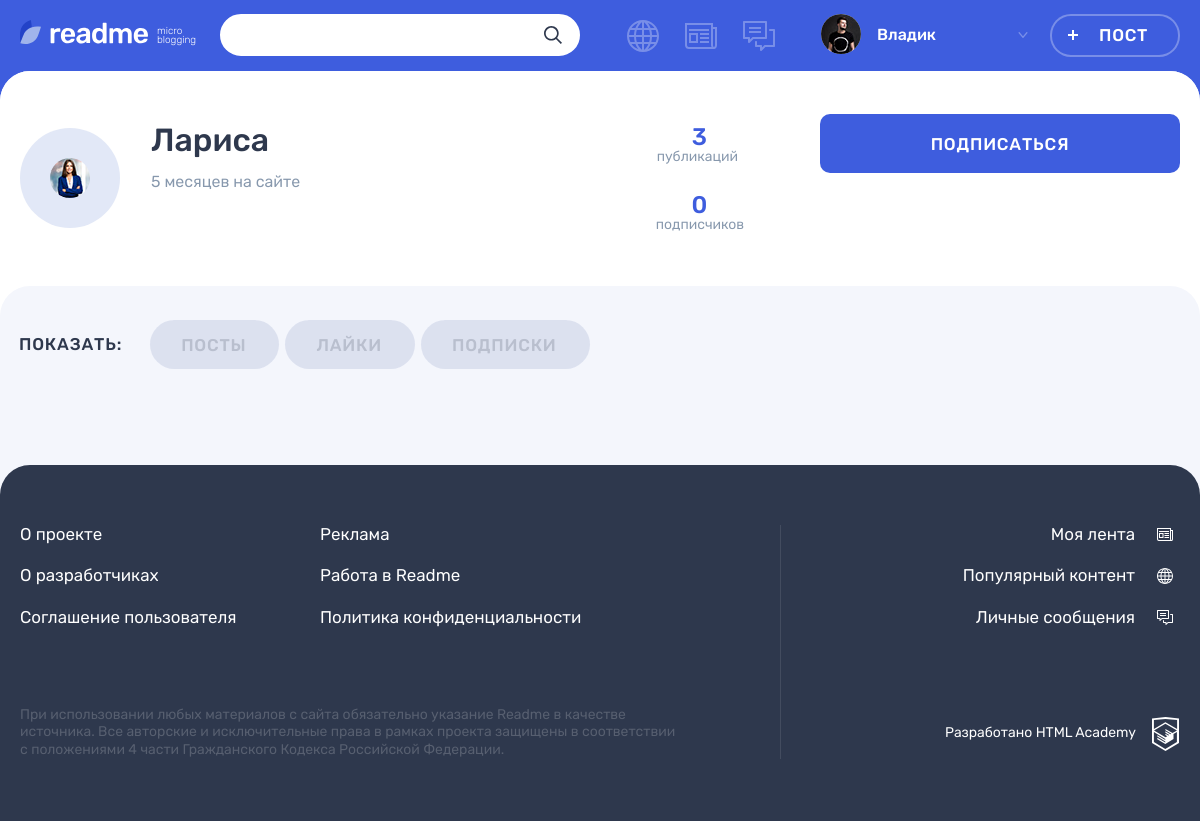
The app's page /profile.php?user=1 (signed in) with its own data.
### tables this page shows
CREATE TABLE IF NOT EXISTS `users` (
  `users_id` INT NOT NULL AUTO_INCREMENT,
  `registration_date` DATETIME NOT NULL,
  `email` VARCHAR(225) NOT NULL,
  `name` VARCHAR(225) NOT NULL,
  `password` VARCHAR(225) NOT NULL,
  `avatar` VARCHAR(225) NULL,
  `contact_info` VARCHAR(225) NULL,
  PRIMARY KEY (`users_id`),
  UNIQUE INDEX `idusers_UNIQUE` (`users_id` ASC),
  UNIQUE INDEX `email_UNIQUE` (`email` ASC));

CREATE TABLE IF NOT EXISTS `posts` (
  `posts_id` INT NOT NULL AUTO_INCREMENT,
  `post_date` DATETIME NOT NULL,
  `title` TEXT(120) NOT NULL,
  `content` TEXT NOT NULL,
  `quote_author` VARCHAR(225) NULL,
  `img_url` VARCHAR(225) NULL,
  `video_url` VARCHAR(225) NULL,
  `users_site_url` VARCHAR(225) NULL,
  `number_of_views` INT NOT NULL DEFAULT 0,
  `users_id` INT NOT NULL,
  `content_types_id` INT NOT NULL,
  `isrepost` INT DEFAULT 0,
  `user_author_id` INT DEFAULT 0,
  `post_origin_id` INT DEFAULT 0,
  PRIMARY KEY (`posts_id`),
  INDEX `id_UNIQUE` (`posts_id` ASC),
  INDEX `users_to_posts_idx` (`users_id` ASC),
  INDEX `fk_posts_content_types1_idx` (`content_types_id` ASC),
  FULLTEXT INDEX `posts_search` (`title`, `content`),
  CONSTRAINT `users_to_posts`
    FOREIGN KEY (`users_id`)
    REFERENCES `users` (`users_id`)
    ON DELETE NO ACTION
    ON UPDATE NO ACTION,
  CONSTRAINT `posts_to_content_types`
    FOREIGN KEY (`content_types_id`)
    REFERENCES `content_types` (`content_types_id`)
    ON DELETE NO ACTION
    ON UPDATE NO ACTION);

### functions/helpers.php (called while the page is built, shortened)
<?php
function get_noun_plural_form (int $number, string $one, string $two, string $many): string
{
    $number = (int) $number;
    $mod10 = $number % 10;
    $mod100 = $number % 100;
    switch (true) {
        default:
            return $many;
    }
}
function include_template($name, array $data = []) {
    $name = 'templates/' . $name;
    extract($data);
    require $name;
    $result = ob_get_clean();
    return $result;
}

### functions/database.php (called while the page is built, shortened)
<?php
function dbGetUserInfo($con, $userId)
{
    $sql = 'SELECT * FROM users
            WHERE users_id = ?';
    $stmt = mysqli_prepare($con, $sql);
    mysqli_stmt_bind_param($stmt, 'i', $userId);
    mysqli_stmt_execute($stmt);
    $result = mysqli_stmt_get_result($stmt);
    if ($result) {
        $rows = mysqli_fetch_all($result, MYSQLI_ASSOC);
    } else {
        echo 'Ошибка базы данных ' . mysqli_error($con);
    }
    return $rows;
}
function dbGetUserArrPosts($con, $userId)
{
    $sql = 'SELECT * FROM posts p LEFT JOIN users u ON p.users_id = u.users_id
            WHERE p.users_id = (?) ORDER BY p.post_date DESC';
    $stmt = mysqli_prepare($con, $sql);
    mysqli_stmt_bind_param($stmt, 'i', $userId);
    mysqli_stmt_execute($stmt);
    $result = mysqli_stmt_get_result($stmt);
    if ($result) {
        $res = mysqli_fetch_all($result, MYSQLI_ASSOC);
    } else {
        echo 'Ошибка базы данных ' . mysqli_error($con);
    }
    return $res;
}
function dbCheckSubscription($con, $userId, $userSudId)
{
    $sql = 'SELECT users_id FROM subscribers
            WHERE users_id =' . $userId . ' AND users_subscribe_id =' . $userSudId;
    $res = mysqli_query($con, $sql);
    if ($res) {
        $row = mysqli_fetch_row($res);
    } else {
        echo 'Ошибка бд' . mysqli_error($con);
    }
    return $row[0];
}

### functions/routines.php (called while the page is built, shortened)
<?php
function showTimeGap($datePoint)
{
    $nowTime = time();
    $diffTime = $nowTime - strtotime($datePoint);
    if ($diffTime < 3600) {
        $num = ceil($diffTime / 60);
        $word = get_noun_plural_form(ceil($diffTime / 60), 'минута', 'минуты', 'минут');
    } elseif ($diffTime > 3600 && $diffTime < 86400) {
        $num = ceil($diffTime / 3600);
        $word = get_noun_plural_form(ceil($diffTime / 3600), 'час', 'часа', 'часов');
    } elseif ($diffTime > 86400 && $diffTime < 604800) {
        $num = ceil($diffTime / 86400);
        $word = get_noun_plural_form(ceil($diffTime / 86400), 'день', 'дня', 'дней');
    } elseif ($diffTime > 604800 && $diffTime < 2629743) {
        $num = ceil($diffTime / 604800);
        $word = get_noun_plural_form(ceil($diffTime / 604800), 'неделя', 'недели', 'недель');
    } elseif ($diffTime > 2629743 && $diffTime < 31556926) {
        $num = ceil($diffTime / 2629743);
        $word = get_noun_plural_form(ceil($diffTime / 2629743), 'месяц', 'месяца', 'месяцев');
    } else {
        $num = ceil($diffTime / 31556926);
        $word = get_noun_plural_form(ceil($diffTime / 31556926), 'год', 'года', 'лет');
    }
    return $num . ' ' . $word;
}

### templates/profile.php (the view, shortened to what this page needs)
<?php foreach ($user as $userData) ?>
<main class="page__main page__main--profile">
    <div class="profile profile--default">
        <div class="profile__user-wrapper">
            <div class="profile__user user container">
                <div class="profile__user-info user__info">
                    <div class="profile__avatar user__avatar">
                        <img class="profile__picture user__picture" src="<?= $userData['avatar'] ?>" alt="">
                    </div>
                    <div class="profile__name-wrapper user__name-wrapper">
                        <span class="profile__name user__name"><?= $userData['name'] ?></span>
                        <time class="profile__user-time user__time" datetime="<?= date('Y.m.d.',
                            strtotime($userData['registration_date'])) ?>"><?= showTimeGap($userData['registration_date']) . ' на сайте' ?></time>
                    </div>
                </div>
                <div class="profile__rating user__rating">
                    <p class="profile__rating-item user__rating-item user__rating-item--publications">
                        <span class="user__rating-amount"><?= $userDataPosts ?></span>
                        <span class="profile__rating-text user__rating-text">публикаций</span>
                    </p>
                    <p class="profile__rating-item user__rating-item user__rating-item--subscribers">
                        <span class="user__rating-amount"><?= $userDataSubs ?></span>
                        <span class="profile__rating-text user__rating-text">подписчиков</span>
                    </p>
                </div>
                <div class="profile__user-buttons user__buttons">
                    <a class="profile__user-button user__button user__button--subscription button button--main"
                       data-user-id="<?= $getUser ?>" data-issub="<?= dbCheckSubscription($con, $userSession['user-id'],
                        $getUser) ? '1' : '0' ?>"><span><?= dbCheckSubscription($con, $userSession['user-id'],
                                $getUser) ? 'Отписаться' : 'Подписаться' ?></span></a>
                </div>
            </div>
        </div>
        <div class="profile__tabs-wrapper tabs">
            <div class="container">
                <div class="profile__tabs filters">
                    <b class="profile__tabs-caption filters__caption">Показать:</b>
                    <ul class="profile__tabs-list filters__list tabs__list">
                        <li class="profile__tabs-item filters__item">
                            <a class="profile__tabs-link filters__button tabs__item tabs__item--active button<?= $getTab === 'posts' ? ' filters__button--active' : '' ?>"
                               href="?user=<?= $getUser ?>&tab=posts">Посты</a>
                        </li>
                        <li class="profile__tabs-item filters__item">
                            <a class="profile__tabs-link filters__button tabs__item button<?= $getTab === 'likes' ? ' filters__button--active' : '' ?>"
                               href="?user=<?= $getUser ?>&tab=likes">Лайки</a>
                        </li>
                        <li class="profile__tabs-item filters__item">
                            <a class="profile__tabs-link filters__button tabs__item button<?= $getTab === 'subs' ? ' filters__button--active' : '' ?>"
                               href="?user=<?= $getUser ?>&tab=subs">Подписки</a>
                        </li>
                    </ul>
                </div>
            </div>
        </div>
    </div>
</main>

### css/style.css (style rules this page uses)
.user__button--subscription { position: relative; }

### records on screen
users: avatar (picture), name "Лариса", registration_date "5 месяцев"
posts: content_types "3"

### other values on screen
$userSession['user-name'] "Владик"
$userDataSubs "0"
